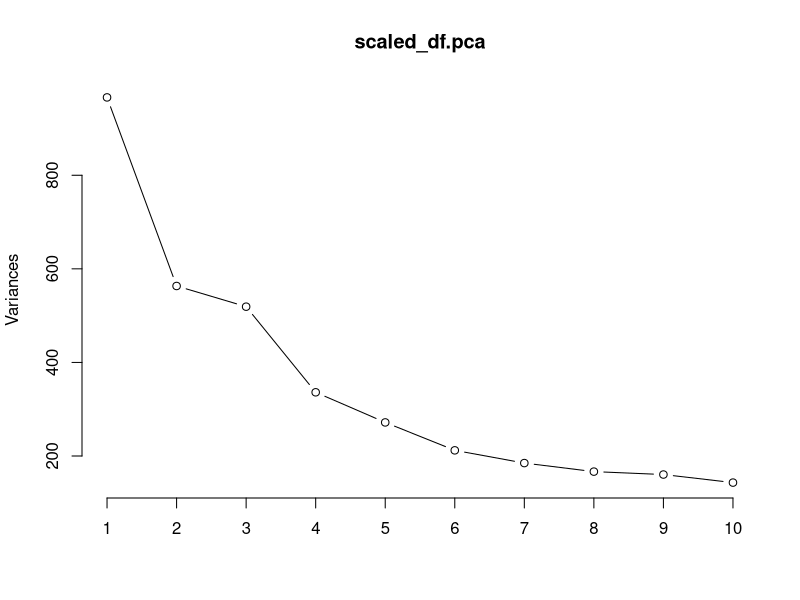
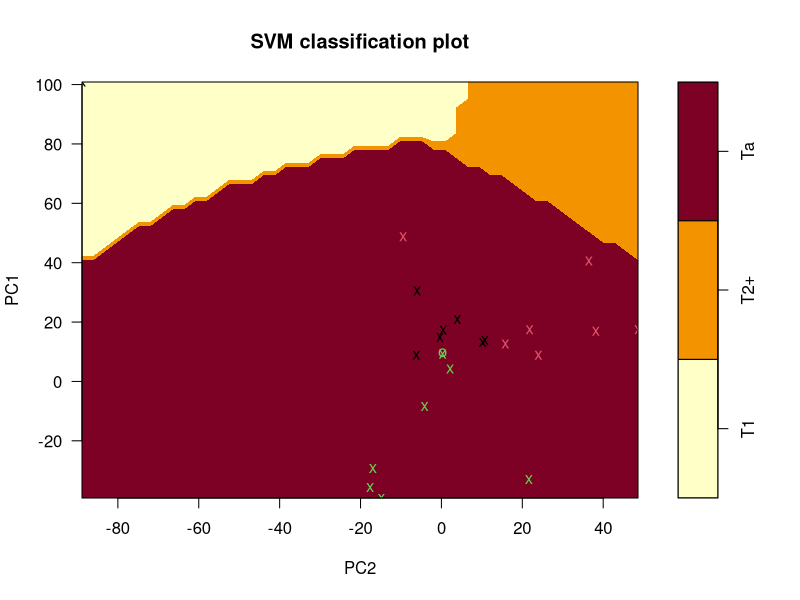

The R source for these figures, in order:
## ---- chunk 1
#Read the dataset
data=read.csv('./original_gsedata.csv',header = TRUE)
head(data)
## ---- chunk 2
dim(data)
require(dplyr)
data %>% group_by(class) %>% summarise(B = length(class))
## ---- chunk 3

## ---- chunk 4
scaled_df=data.frame(scale(data[1:5724]))
scaled_df.pca=prcomp(scaled_df[1:5724])
screeplot(scaled_df.pca, type="lines")
## ---- chunk 5
summary(scaled_df.pca)
## ---- chunk 6
y=data$class
df_pca = data.frame(scaled_df.pca$x)[1:24]
df_pca$class = y
head(df_pca)
## ---- chunk 7
#install.packages('caret') 
library('caret')
intrain = createDataPartition(y = df_pca$class, p= 0.7, list = FALSE)
training = df_pca[intrain,]
testing = df_pca[-intrain,]
## ---- chunk 8
training %>% group_by(class) %>% summarise(B = length(class))
## ---- chunk 9
require('dplyr')
rows_to_delete_from_train = which(training$class=='Ta')[1:6]
training = training[-c(rows_to_delete_from_train),]
rows_to_add = training[c(rows_to_delete_from_train),]
testing = rbind(testing,rows_to_add)
training %>% group_by(class) %>% summarise(B = length(class))
testing %>% group_by(class) %>% summarise(B = length(class))
## ---- chunk 10
summary(df_pca)
## ---- chunk 11
library(e1071)
training$class=as.factor(training$class)
svmfit = svm(class ~ ., data = training, kernel = "radial", cost = 10, scale = TRUE)
print(svmfit)
## ---- chunk 12
plot(svmfit, training,PC1~PC2)
## ---- chunk 13
test_pred <- predict(svmfit, newdata = testing)
test_pred
## ---- chunk 14
caret::confusionMatrix(test_pred, as.factor(testing$class))
## ---- chunk 15
require("MLmetrics")
F1_Score(as.factor(testing$class),test_pred, positive = NULL)
